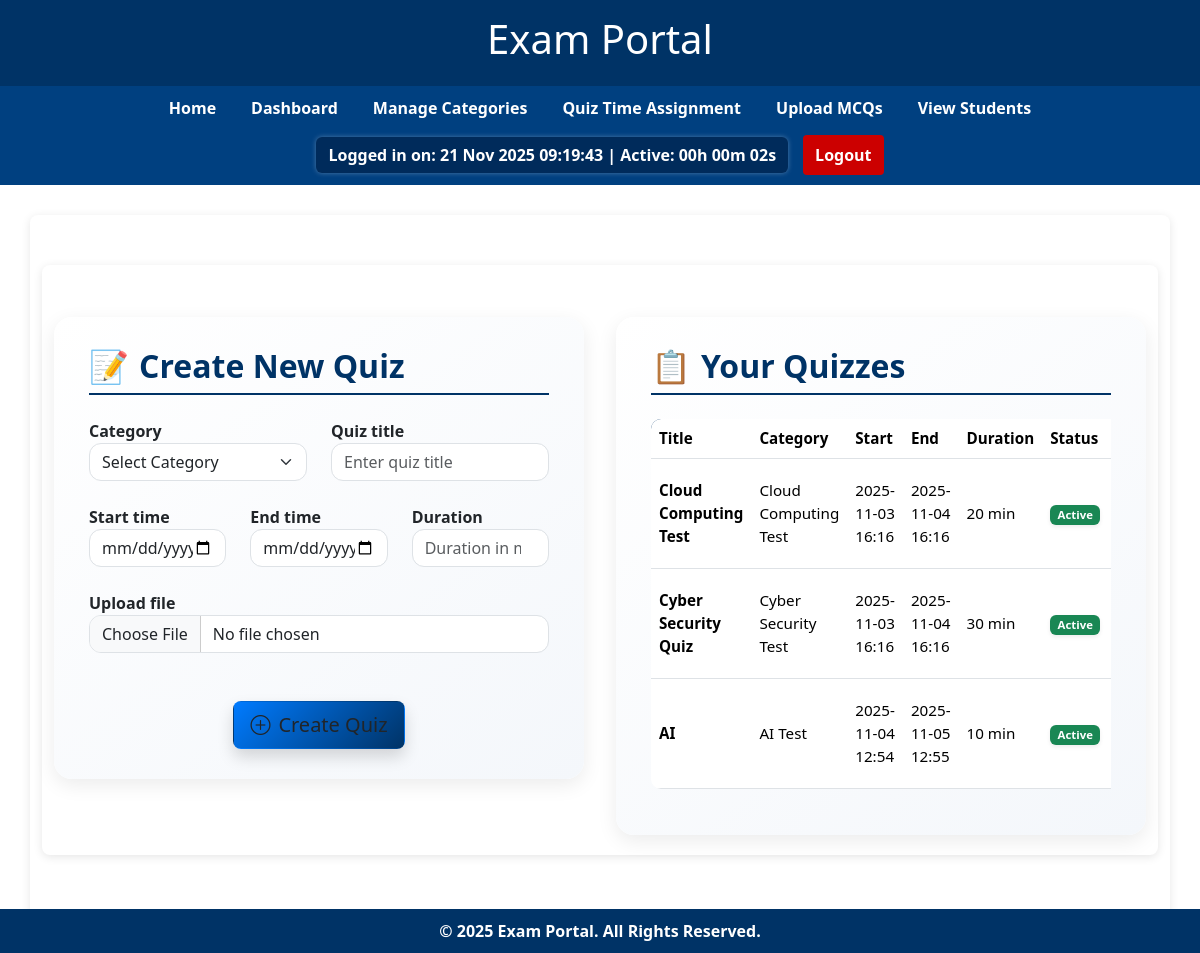
Before: /staff/quiz-management/ (signed in) with the older database file.
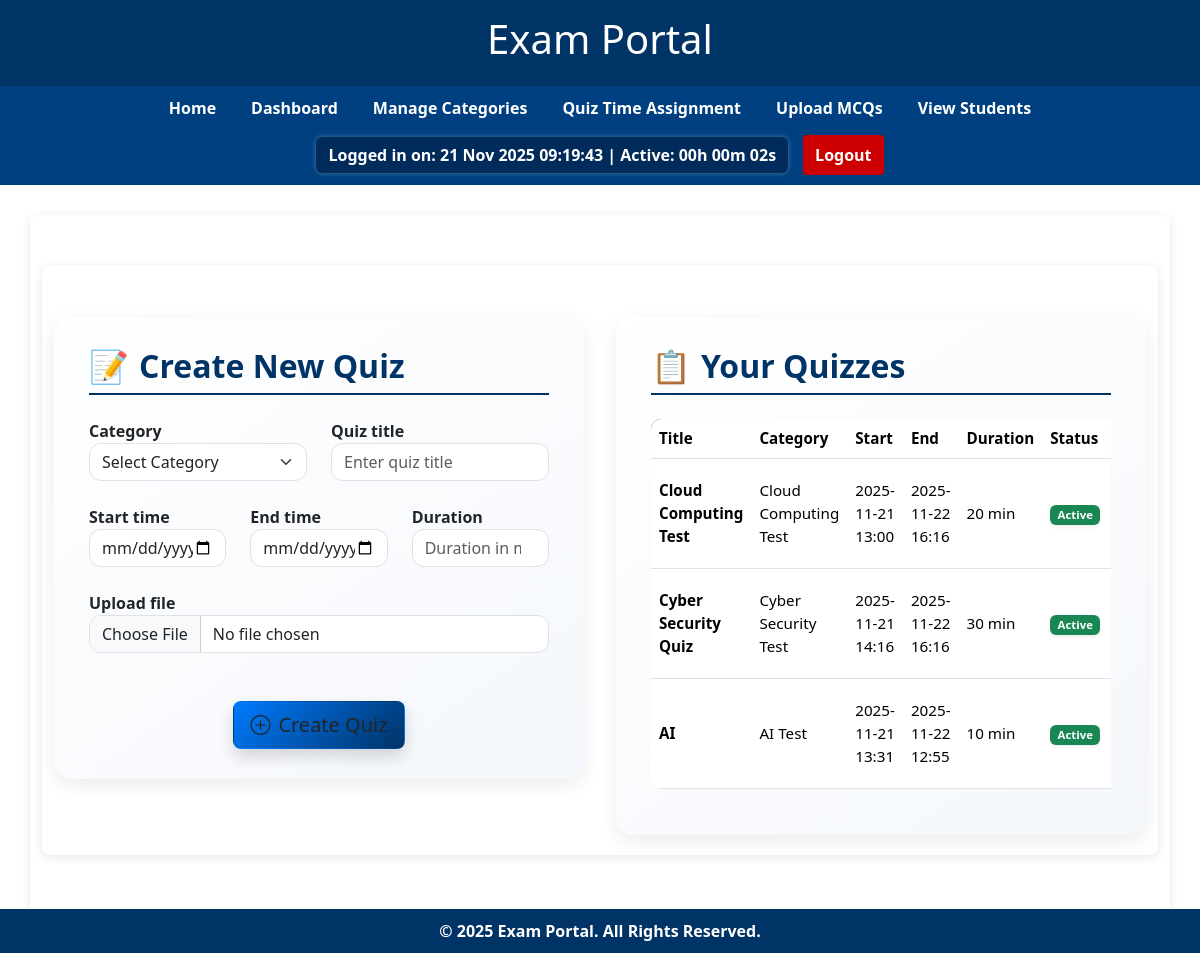
After: the same page with the newer database file.
### mcq/models.py (models this page shows, shortened)
class Quiz(models.Model):
    category = models.ForeignKey(Category, on_delete=models.CASCADE)
    quiz_title = models.CharField(max_length=255)
    created_by = models.ForeignKey(User, on_delete=models.CASCADE)
    start_time = models.DateTimeField(null=True, blank=True)
    end_time = models.DateTimeField(null=True, blank=True)
    duration = models.IntegerField(help_text="Enter duration in minutes", null=True, blank=True)
    active = models.BooleanField(default=True)
    upload_file = models.FileField(upload_to="mcq_uploads/", null=True, blank=True)
    created_by = models.ForeignKey(User, on_delete=models.CASCADE)  # <— this is required

class Category(models.Model):
    name = models.CharField(max_length=255)
    description = models.TextField(blank=True, null=True)  # recently added
    def __str__(self):
        return self.name

### mcq/views.py (the view)
# urls.py: path('staff/quiz-management/', views.staff_quiz_management, name='staff_quiz_management'),
@login_required
@user_passes_test(staff_required)
def staff_quiz_management(request):
    quizzes = Quiz.objects.filter(created_by=request.user)
    if request.method == 'POST':
        form = QuizForm(request.POST, request.FILES)
        if form.is_valid():
            quiz = form.save(commit=False)
            quiz.created_by = request.user   # ✅ Add this line
            quiz.save()
            messages.success(request, "✅ Quiz created successfully!")
            return redirect('staff_quiz_management')
    else:
        form = QuizForm()
    return render(request, 'staff/quiz_management.html', {'form': form, 'quizzes': quizzes})

### mcq/views.py (called while the page is built)
def staff_required(user):
    return user.is_staff or user.is_superuser

### mcq/templates/staff/quiz_management.html (shortened to what this page needs)
{% extends "base.html" %}
{% block content %}
<div class="container mb-5">
  <div class="quiz-container">
    <div class="quiz-form-section">
      <h2>Create New Quiz</h2>
      <form method="POST" enctype="multipart/form-data">
        <div class="row g-4">
          <div class="col-md-6">
            <label class="fw-semibold">{{ form.category.label }}</label>
            {{ form.category }}
          </div>
          <div class="col-md-6">
            <label class="fw-semibold">{{ form.quiz_title.label }}</label>
            {{ form.quiz_title }}
          </div>
          <div class="col-md-4">
            <label class="fw-semibold">{{ form.start_time.label }}</label>
            {{ form.start_time }}
          </div>
          <div class="col-md-4">
            <label class="fw-semibold">{{ form.end_time.label }}</label>
            {{ form.end_time }}
          </div>
          <div class="col-md-4">
            <label class="fw-semibold">{{ form.duration.label }}</label>
            {{ form.duration }}
          </div>
          <div class="col-md-12">
            <label class="fw-semibold">{{ form.upload_file.label }}</label>
            {{ form.upload_file }}
          </div>
        </div>
        <div class="text-center mt-5">
          <button type="submit" class="btn btn-create btn-lg shadow">
            <i class="bi bi-plus-circle me-2"></i>Create Quiz
          </button>
        </div>
      </form>
    </div>
    <div class="quiz-list-section">
      <h2>Your Quizzes</h2>
      <div class="table-responsive">
        <table class="table table-hover table-custom align-middle">
          <thead>
            <tr>
              <th>Title</th>
              <th>Category</th>
              <th>Start</th>
              <th>End</th>
              <th>Duration</th>
              <th>Status</th>
              <th class="text-center">Actions</th>
            </tr>
          </thead>
          <tbody>
            {% for quiz in quizzes %}
            <tr>
              <td class="fw-semibold">{{ quiz.quiz_title }}</td>
              <td>{{ quiz.category.name }}</td>
              <td>{{ quiz.start_time|date:"Y-m-d H:i" }}</td>
              <td>{{ quiz.end_time|date:"Y-m-d H:i" }}</td>
              <td>{{ quiz.duration }} min</td>
              <td>
                {% if quiz.active %}
                  <span class="badge bg-success shadow-sm">Active</span>
                {% else %}
                  <span class="badge bg-danger shadow-sm">Inactive</span>
                {% endif %}
              </td>
              <td class="text-center">
              </td>
            </tr>
            {% empty %}
            <tr>
              <td colspan="7" class="text-center text-muted py-4">
                🌙 No quizzes created yet. Start by creating one!
              </td>
            </tr>
            {% endfor %}
          </tbody>
        </table>
      </div>
    </div>
  </div>
</div>
{% endblock %}

Changed rows visible on the page:
changed Quiz "Cloud Computing Test": start_time "2025-11-03 16:16" → "2025-11-21 13:00"; end_time "2025-11-04 16:16" → "2025-11-22 16:16"
changed Quiz "Cyber Security Quiz": start_time "2025-11-03 16:16" → "2025-11-21 14:16"; end_time "2025-11-04 16:16" → "2025-11-22 16:16"
changed Quiz "AI": start_time "2025-11-04 12:54" → "2025-11-21 13:31"; end_time "2025-11-05 12:55" → "2025-11-22 12:55"
